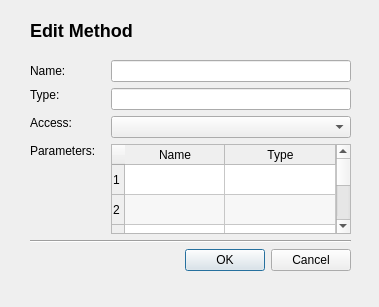
<?xml version="1.0" encoding="UTF-8"?>
<ui version="4.0">
 <class>EditMethodDialog</class>
 <widget class="QDialog" name="EditMethodDialog">
  <property name="geometry">
   <rect>
    <x>0</x>
    <y>0</y>
    <width>379</width>
    <height>307</height>
   </rect>
  </property>
  <property name="windowTitle">
   <string>Edit Method</string>
  </property>
  <widget class="QWidget" name="formLayoutWidget">
   <property name="geometry">
    <rect>
     <x>30</x>
     <y>60</y>
     <width>321</width>
     <height>211</height>
    </rect>
   </property>
   <layout class="QGridLayout" name="gridLayout">
    <property name="horizontalSpacing">
     <number>15</number>
    </property>
    <property name="verticalSpacing">
     <number>6</number>
    </property>
    <item row="0" column="0">
     <widget class="QLabel" name="label">
      <property name="text">
       <string>Name:</string>
      </property>
      <property name="margin">
       <number>2</number>
      </property>
     </widget>
    </item>
    <item row="4" column="0" colspan="2">
     <widget class="Line" name="line">
      <property name="orientation">
       <enum>Qt::Horizontal</enum>
      </property>
     </widget>
    </item>
    <item row="1" column="0">
     <widget class="QLabel" name="label_3">
      <property name="text">
       <string>Type:</string>
      </property>
      <property name="alignment">
       <set>Qt::AlignLeading|Qt::AlignLeft|Qt::AlignTop</set>
      </property>
      <property name="margin">
       <number>2</number>
      </property>
     </widget>
    </item>
    <item row="5" column="1">
     <widget class="QDialogButtonBox" name="buttonBox">
      <property name="orientation">
       <enum>Qt::Horizontal</enum>
      </property>
      <property name="standardButtons">
       <set>QDialogButtonBox::Cancel|QDialogButtonBox::Ok</set>
      </property>
     </widget>
    </item>
    <item row="1" column="1">
     <widget class="QLineEdit" name="typeLineEdit"/>
    </item>
    <item row="2" column="1">
     <widget class="QComboBox" name="accessComboBox"/>
    </item>
    <item row="0" column="1">
     <widget class="QLineEdit" name="nameLineEdit"/>
    </item>
    <item row="2" column="0">
     <widget class="QLabel" name="label_4">
      <property name="text">
       <string>Access:</string>
      </property>
      <property name="alignment">
       <set>Qt::AlignLeading|Qt::AlignLeft|Qt::AlignTop</set>
      </property>
      <property name="margin">
       <number>2</number>
      </property>
     </widget>
    </item>
    <item row="3" column="0">
     <widget class="QLabel" name="label_5">
      <property name="text">
       <string>Parameters:</string>
      </property>
      <property name="alignment">
       <set>Qt::AlignLeading|Qt::AlignLeft|Qt::AlignTop</set>
      </property>
     </widget>
    </item>
    <item row="3" column="1">
     <widget class="QTableWidget" name="parametersTable">
      <property name="styleSheet">
       <string notr="true">QHeaderView::section { 
	border-width: 1px; 
	border-style: solid; 
	border-color: transparent #bbb #bbb transparent; 
}</string>
      </property>
      <property name="frameShape">
       <enum>QFrame::StyledPanel</enum>
      </property>
      <property name="frameShadow">
       <enum>QFrame::Sunken</enum>
      </property>
      <property name="horizontalScrollBarPolicy">
       <enum>Qt::ScrollBarAlwaysOff</enum>
      </property>
      <property name="dragEnabled">
       <bool>false</bool>
      </property>
      <property name="alternatingRowColors">
       <bool>true</bool>
      </property>
      <property name="cornerButtonEnabled">
       <bool>true</bool>
      </property>
      <attribute name="horizontalHeaderStretchLastSection">
       <bool>true</bool>
      </attribute>
      <attribute name="verticalHeaderStretchLastSection">
       <bool>true</bool>
      </attribute>
      <row>
       <property name="text">
        <string>1</string>
       </property>
      </row>
      <row>
       <property name="text">
        <string>2</string>
       </property>
      </row>
      <row>
       <property name="text">
        <string>3</string>
       </property>
      </row>
      <row>
       <property name="text">
        <string>4</string>
       </property>
      </row>
      <row>
       <property name="text">
        <string>5</string>
       </property>
      </row>
      <row>
       <property name="text">
        <string>6</string>
       </property>
      </row>
      <row>
       <property name="text">
        <string>7</string>
       </property>
      </row>
      <row>
       <property name="text">
        <string>8</string>
       </property>
      </row>
      <column>
       <property name="text">
        <string>Name</string>
       </property>
      </column>
      <column>
       <property name="text">
        <string>Type</string>
       </property>
      </column>
     </widget>
    </item>
   </layout>
  </widget>
  <widget class="QLabel" name="label_2">
   <property name="geometry">
    <rect>
     <x>30</x>
     <y>10</y>
     <width>191</width>
     <height>41</height>
    </rect>
   </property>
   <property name="styleSheet">
    <string notr="true">font-weight: bold;
font-size: 18px;</string>
   </property>
   <property name="text">
    <string>Edit Method</string>
   </property>
   <property name="textFormat">
    <enum>Qt::AutoText</enum>
   </property>
  </widget>
 </widget>
 <resources/>
 <connections>
  <connection>
   <sender>buttonBox</sender>
   <signal>accepted()</signal>
   <receiver>EditMethodDialog</receiver>
   <slot>accept()</slot>
   <hints>
    <hint type="sourcelabel">
     <x>248</x>
     <y>254</y>
    </hint>
    <hint type="destinationlabel">
     <x>157</x>
     <y>274</y>
    </hint>
   </hints>
  </connection>
  <connection>
   <sender>buttonBox</sender>
   <signal>rejected()</signal>
   <receiver>EditMethodDialog</receiver>
   <slot>reject()</slot>
   <hints>
    <hint type="sourcelabel">
     <x>316</x>
     <y>260</y>
    </hint>
    <hint type="destinationlabel">
     <x>286</x>
     <y>274</y>
    </hint>
   </hints>
  </connection>
 </connections>
</ui>
